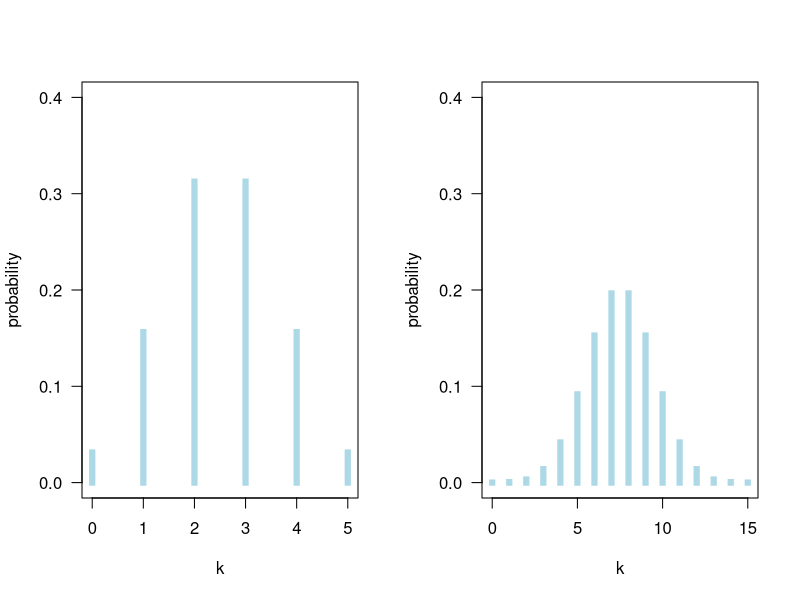
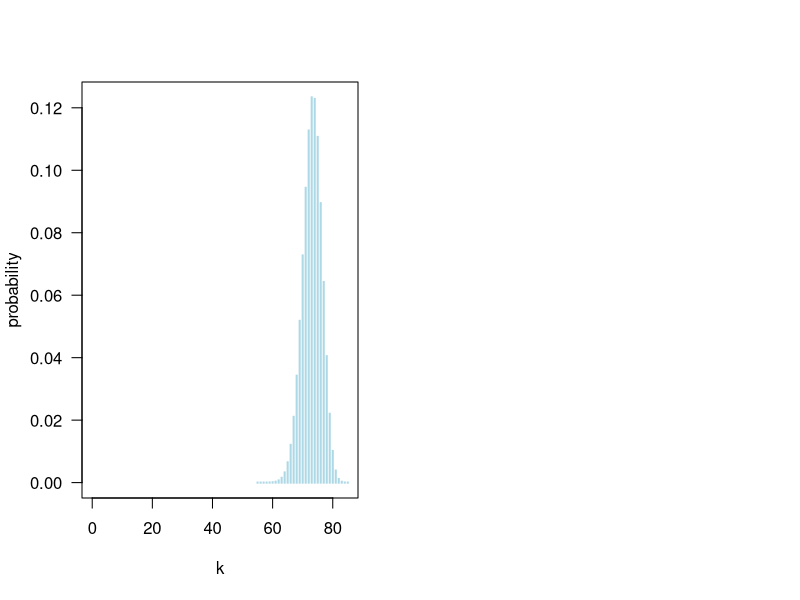

Generate these figures, in order, with R:
## ---- chunk 1
par(mfrow = c(1, 2))
plot(0:5, dbinom(0:5, size = 5, prob = 0.5), type = "h", lwd = 6, col = "lightblue", lend = 2, las = 1, xlab = "k", ylab = "probability", ylim = c(0, 0.4)) 
plot(0:15, dbinom(0:15, size = 15, prob = 0.5), type = "h", lwd = 6, col = "lightblue", lend = 2, las = 1, xlab = "k", ylab = "probability", ylim = c(0, 0.4)) 

## ---- chunk 2
round(dbinom(3, size = 15, prob = 0.5), 2)
round(dbinom(1, size = 5, prob = 0.5), 2)
## ---- chunk 3
plot(0:85, dbinom(0:85, size = 85, prob = 0.86), type = "h", lwd = 2, col = "lightblue", lend = 2, las = 1, xlab = "k", ylab = "probability")
## ---- chunk 4
round(1 - sum(dbinom(83:85, size = 85, prob = 0.86)), 10)
## ---- chunk 5
round(pbinom(82, size = 85, prob = 0.86), 10)
## ---- chunk 6
binom.test(15, 50, p = 0.5)
